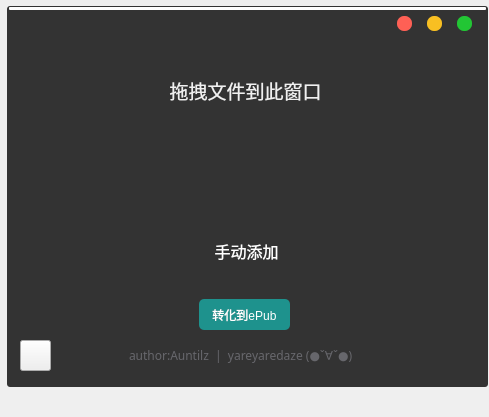
<?xml version="1.0" encoding="UTF-8"?>
<ui version="4.0">
 <class>MainWindow</class>
 <widget class="QMainWindow" name="MainWindow">
  <property name="geometry">
   <rect>
    <x>0</x>
    <y>0</y>
    <width>489</width>
    <height>417</height>
   </rect>
  </property>
  <property name="windowTitle">
   <string>MainWindow</string>
  </property>
  <widget class="QWidget" name="centralwidget">
   <widget class="QLabel" name="label">
    <property name="geometry">
     <rect>
      <x>7</x>
      <y>6</y>
      <width>481</width>
      <height>381</height>
     </rect>
    </property>
    <property name="styleSheet">
     <string notr="true">.QLabel{
	background-color: rgb(51,51,51);
	border-radius:3px;
}</string>
    </property>
    <property name="text">
     <string/>
    </property>
   </widget>
   <widget class="QPushButton" name="pushButton">
    <property name="geometry">
     <rect>
      <x>199</x>
      <y>299</y>
      <width>91</width>
      <height>31</height>
     </rect>
    </property>
    <property name="styleSheet">
     <string notr="true">.QPushButton{
	color: rgb(255, 255, 255);
	background-color: rgb(30, 146, 141);
	border-radius:5px;

}
.QPushButton:hover{
	background-color: rgb(42,208,202);
}</string>
    </property>
    <property name="text">
     <string>转化到ePub</string>
    </property>
   </widget>
   <widget class="QPushButton" name="pushButton_2">
    <property name="geometry">
     <rect>
      <x>397</x>
      <y>16</y>
      <width>15</width>
      <height>15</height>
     </rect>
    </property>
    <property name="styleSheet">
     <string notr="true">.QPushButton{
	color: rgb(255, 255, 255);
	background-color: rgb(254,96,85);
	border-radius:7px;

}</string>
    </property>
    <property name="text">
     <string/>
    </property>
   </widget>
   <widget class="QPushButton" name="pushButton_3">
    <property name="geometry">
     <rect>
      <x>427</x>
      <y>16</y>
      <width>15</width>
      <height>15</height>
     </rect>
    </property>
    <property name="styleSheet">
     <string notr="true">.QPushButton{
	color: rgb(255, 255, 255);
	background-color: rgb(248,191,34);
	border-radius:7px;

}</string>
    </property>
    <property name="text">
     <string/>
    </property>
   </widget>
   <widget class="QPushButton" name="pushButton_4">
    <property name="geometry">
     <rect>
      <x>457</x>
      <y>16</y>
      <width>15</width>
      <height>15</height>
     </rect>
    </property>
    <property name="font">
     <font>
      <family>微软雅黑</family>
      <weight>50</weight>
      <bold>false</bold>
      <kerning>true</kerning>
     </font>
    </property>
    <property name="styleSheet">
     <string notr="true">.QPushButton{
color: rgb(255, 255, 255);
	background-color: rgb(34,198,52);
	border-radius:7px;

}</string>
    </property>
    <property name="text">
     <string/>
    </property>
   </widget>
   <widget class="QLabel" name="label_2">
    <property name="geometry">
     <rect>
      <x>5</x>
      <y>40</y>
      <width>481</width>
      <height>101</height>
     </rect>
    </property>
    <property name="font">
     <font>
      <family>微软雅黑</family>
      <pointsize>14</pointsize>
     </font>
    </property>
    <property name="styleSheet">
     <string notr="true">color: rgb(240, 240, 240);</string>
    </property>
    <property name="text">
     <string>拖拽文件到此窗口</string>
    </property>
    <property name="scaledContents">
     <bool>false</bool>
    </property>
    <property name="alignment">
     <set>Qt::AlignCenter</set>
    </property>
    <property name="wordWrap">
     <bool>true</bool>
    </property>
   </widget>
   <widget class="QLabel" name="label_3">
    <property name="geometry">
     <rect>
      <x>129</x>
      <y>345</y>
      <width>231</width>
      <height>20</height>
     </rect>
    </property>
    <property name="font">
     <font>
      <family>微软雅黑</family>
     </font>
    </property>
    <property name="styleSheet">
     <string notr="true">.QLabel{
color: rgb(103,103,108);
}
.QLabel:hover{
color:rgb(255, 255, 255);
}
</string>
    </property>
    <property name="text">
     <string>author:Auntilz  |  yareyaredaze (●ˇ∀ˇ●)</string>
    </property>
   </widget>
   <widget class="QLabel" name="label_4">
    <property name="geometry">
     <rect>
      <x>185</x>
      <y>136</y>
      <width>121</width>
      <height>141</height>
     </rect>
    </property>
    <property name="styleSheet">
     <string notr="true">.QLabel{
	
	
	background-image: url(:/1/src/2.png);
}
.QLabel:hover{
	background-color: rgb(118,118,122);
	border-radius:10px;
	background-image: url(:/1/src/1.png);
	background-repeat:no-repeat
}</string>
    </property>
    <property name="text">
     <string/>
    </property>
   </widget>
   <widget class="QLabel" name="label_5">
    <property name="geometry">
     <rect>
      <x>201</x>
      <y>230</y>
      <width>91</width>
      <height>41</height>
     </rect>
    </property>
    <property name="font">
     <font>
      <family>微软雅黑</family>
      <pointsize>12</pointsize>
     </font>
    </property>
    <property name="styleSheet">
     <string notr="true">color: rgb(255, 255, 255);</string>
    </property>
    <property name="text">
     <string>手动添加</string>
    </property>
    <property name="alignment">
     <set>Qt::AlignCenter</set>
    </property>
   </widget>
   <widget class="QProgressBar" name="progressBar">
    <property name="geometry">
     <rect>
      <x>9</x>
      <y>7</y>
      <width>477</width>
      <height>3</height>
     </rect>
    </property>
    <property name="toolTip">
     <string/>
    </property>
    <property name="styleSheet">
     <string notr="true">QProgressBar {
border-radius: 1px;
text-align: center;
}
QProgressBar::chunk {
background-color:rgb(42,208,202);
}

</string>
    </property>
    <property name="value">
     <number>0</number>
    </property>
    <property name="textVisible">
     <bool>false</bool>
    </property>
    <property name="invertedAppearance">
     <bool>false</bool>
    </property>
    <property name="format">
     <string>%p%</string>
    </property>
   </widget>
   <widget class="QPushButton" name="pushButton_5">
    <property name="geometry">
     <rect>
      <x>20</x>
      <y>340</y>
      <width>31</width>
      <height>31</height>
     </rect>
    </property>
    <property name="styleSheet">
     <string notr="true">QPushButton{
border-image: url(:/1/src/5.png);
}</string>
    </property>
    <property name="text">
     <string/>
    </property>
   </widget>
  </widget>
  <widget class="QMenuBar" name="menubar">
   <property name="geometry">
    <rect>
     <x>0</x>
     <y>0</y>
     <width>489</width>
     <height>23</height>
    </rect>
   </property>
  </widget>
 </widget>
 <resources>
  <include location="src.qrc"/>
 </resources>
 <connections>
  <connection>
   <sender>pushButton_4</sender>
   <signal>clicked()</signal>
   <receiver>MainWindow</receiver>
   <slot>close()</slot>
   <hints>
    <hint type="sourcelabel">
     <x>466</x>
     <y>48</y>
    </hint>
    <hint type="destinationlabel">
     <x>488</x>
     <y>82</y>
    </hint>
   </hints>
  </connection>
  <connection>
   <sender>pushButton_2</sender>
   <signal>clicked()</signal>
   <receiver>MainWindow</receiver>
   <slot>showMinimized()</slot>
   <hints>
    <hint type="sourcelabel">
     <x>402</x>
     <y>47</y>
    </hint>
    <hint type="destinationlabel">
     <x>488</x>
     <y>195</y>
    </hint>
   </hints>
  </connection>
 </connections>
 <slots>
  <slot>slot1()</slot>
 </slots>
</ui>
